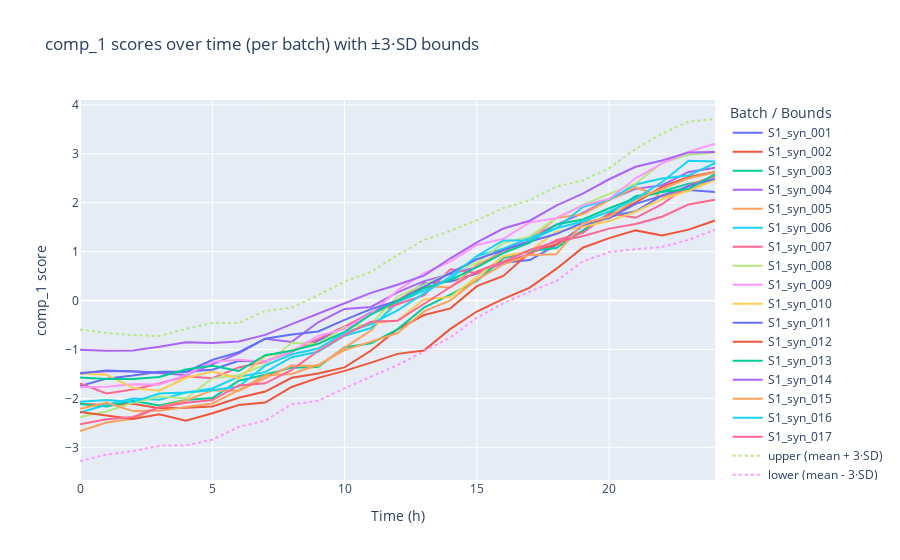
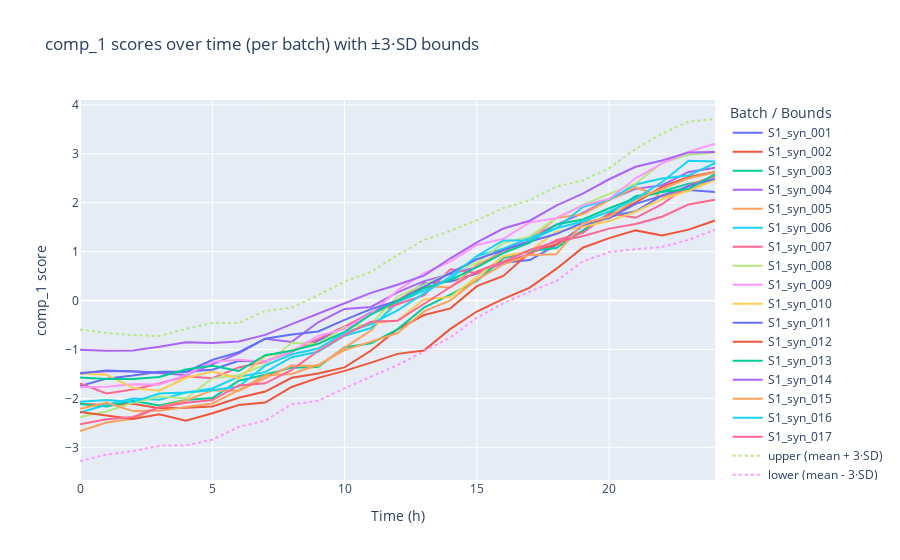

These figures' notebook cell, in order:
### Code cell
import plotly.graph_objects as go
import numpy as np

def plot_component_with_bounds(X_T_df, component='comp_1'):
    """
    Plot a selected PLS component for each batch over time, plus mean ± 3*SD bounds.

    Parameters
    ----------
    X_T_df : pd.DataFrame
        Rows = batches (and possibly summary rows like 'mean', 'std', etc.).
        Columns = features like 'comp_1_t0.0', 'comp_1_t1.0', ...
    component : str, default 'comp_1'
        Which component to plot (prefix of column names).
    """

    # --- 1. Filter out any summary rows if they exist ---
    summary_labels = {'mean', 'std', 'upper_3sd', 'lower_3sd'}
    df_batches = X_T_df.loc[~X_T_df.index.isin(summary_labels)].copy()

    # --- 2. Select columns for the chosen component ---
    comp_cols = [c for c in df_batches.columns if c.startswith(component)]
    if not comp_cols:
        raise ValueError(f"No columns found for component '{component}'")

    # --- 3. Extract times from column names and sort ---
    def extract_time(col):
        # If your columns look like 'comp_1_t0.0':
        if '_t' in col:
            time_str = col.split('_t')[-1]
        else:
            # If instead you use 'comp_1_0.0', uncomment this line and adjust:
            # time_str = col.split(component)[-1].lstrip('_')
            time_str = col.split(component)[-1].lstrip('_')
        return float(time_str)

    times_and_cols = [(extract_time(c), c) for c in comp_cols]
    times_and_cols.sort(key=lambda x: x[0])
    times = [t for t, _ in times_and_cols]
    sorted_cols = [c for _, c in times_and_cols]

    # Subset in the correct time order
    comp_matrix = df_batches[sorted_cols]

    # --- 4. Compute bounds: mean ± 3*SD across batches for each timepoint ---
    mean_vals = comp_matrix.mean(axis=0)
    std_vals = comp_matrix.std(axis=0)
    upper_vals = mean_vals + 3 * std_vals
    lower_vals = mean_vals - 3 * std_vals

    # --- 5. Build Plotly figure ---
    fig = go.Figure()

    # Add one trace per batch
    for batch_id, row in comp_matrix.iterrows():
        fig.add_trace(
            go.Scatter(
                x=times,
                y=row.values,
                mode='lines',
                name=str(batch_id),
                hovertemplate='time: %{x}<br>score: %{y}<extra>' + str(batch_id) + '</extra>',
            )
        )

    # Add upper bound
    fig.add_trace(
        go.Scatter(
            x=times,
            y=upper_vals.values,
            mode='lines',
            name='upper (mean + 3·SD)',
            line=dict(dash='dot'),
            hovertemplate='time: %{x}<br>upper: %{y}<extra></extra>',
        )
    )

    # Add lower bound
    fig.add_trace(
        go.Scatter(
            x=times,
            y=lower_vals.values,
            mode='lines',
            name='lower (mean - 3·SD)',
            line=dict(dash='dot'),
            hovertemplate='time: %{x}<br>lower: %{y}<extra></extra>',
        )
    )

    fig.update_layout(
        title=f"{component} scores over time (per batch) with ±3·SD bounds",
        xaxis_title="Time (h)",
        yaxis_title=f"{component} score",
        legend_title="Batch / Bounds",
    )

    fig.show()
    return fig
# For component 1
plot_component_with_bounds(X_T_df, component='comp_1')

### Figure 1 — Plotly figure (JSON) as saved in the notebook; plotly's stock layout.template omitted (floating-point values rounded to 4 significant figures)
{"data": [{"hovertemplate": "time: %{x}<br>score: %{y}<extra>S1_syn_001</extra>", "mode": "lines", "name": "S1_syn_001", "type": "scatter", "x": [0, 1, 2, 3, 4, 5, 6, 7, 8, 9, 10, 11, 12, 13, 14, 15, 16, 17, 18, 19, 20, 21, 22, 23, 24], "y": [-1.748, -1.596, -1.533, -1.454, -1.45, -1.415, -1.229, -1.245, -1.036, -0.8165, -0.5453, -0.2404, -0.009423, 0.3554, 0.3884, 0.5533, 0.7737, 0.8292, 1.137, 1.523, 1.716, 1.825, 2.151, 2.259, 2.218]}, {"hovertemplate": "time: %{x}<br>score: %{y}<extra>S1_syn_002</extra>", "mode": "lines", "name": "S1_syn_002", "type": "scatter", "x": [0, 1, 2, 3, 4, 5, 6, 7, 8, 9, 10, 11, 12, 13, 14, 15, 16, 17, 18, 19, 20, 21, 22, 23, 24], "y": [-2.109, -2.139, -2.112, -2.2, -2.192, -2.165, -1.986, -1.859, -1.578, -1.492, -1.365, -1.021, -0.5872, -0.295, -0.1591, 0.2953, 0.504, 0.9846, 1.147, 1.42, 1.74, 2.003, 2.331, 2.529, 2.628]}, {"hovertemplate": "time: %{x}<br>score: %{y}<extra>S1_syn_003</extra>", "mode": "lines", "name": "S1_syn_003", "type": "scatter", "x": [0, 1, 2, 3, 4, 5, 6, 7, 8, 9, 10, 11, 12, 13, 14, 15, 16, 17, 18, 19, 20, 21, 22, 23, 24], "y": [-2.116, -2.163, -2.049, -2.147, -2.031, -1.994, -1.639, -1.516, -1.371, -1.36, -0.9535, -0.8753, -0.5875, -0.1419, 0.1233, 0.4038, 0.868, 1.008, 1.074, 1.424, 1.781, 2.136, 2.231, 2.392, 2.47]}, {"hovertemplate": "time: %{x}<br>score: %{y}<extra>S1_syn_004</extra>", "mode": "lines", "name": "S1_syn_004", "type": "scatter", "x": [0, 1, 2, 3, 4, 5, 6, 7, 8, 9, 10, 11, 12, 13, 14, 15, 16, 17, 18, 19, 20, 21, 22, 23, 24], "y": [-1.483, -1.447, -1.447, -1.491, -1.523, -1.304, -1.078, -0.7788, -0.8447, -0.4425, -0.1702, -0.1306, 0.1673, 0.3983, 0.5434, 0.6861, 1.025, 1.295, 1.548, 1.791, 2.067, 2.285, 2.359, 2.631, 2.719]}, {"hovertemplate": "time: %{x}<br>score: %{y}<extra>S1_syn_005</extra>", "mode": "lines", "name": "S1_syn_005", "type": "scatter", "x": [0, 1, 2, 3, 4, 5, 6, 7, 8, 9, 10, 11, 12, 13, 14, 15, 16, 17, 18, 19, 20, 21, 22, 23, 24], "y": [-2.67, -2.492, -2.419, -2.177, -2.041, -1.836, -1.841, -1.589, -1.327, -1.338, -0.9618, -0.6116, 0.009704, 0.2972, 0.2686, 0.7353, 0.9838, 1.232, 1.691, 1.767, 2.055, 2.319, 2.117, 2.258, 2.483]}, {"hovertemplate": "time: %{x}<br>score: %{y}<extra>S1_syn_006</extra>", "mode": "lines", "name": "S1_syn_006", "type": "scatter", "x": [0, 1, 2, 3, 4, 5, 6, 7, 8, 9, 10, 11, 12, 13, 14, 15, 16, 17, 18, 19, 20, 21, 22, 23, 24], "y": [-2.289, -2.131, -2.003, -2.025, -1.881, -1.796, -1.556, -1.462, -1.157, -1.048, -0.7175, -0.562, -0.03381, 0.2072, 0.4371, 0.9109, 1.059, 1.284, 1.475, 1.913, 2.063, 2.374, 2.497, 2.559, 2.808]}, {"hovertemplate": "time: %{x}<br>score: %{y}<extra>S1_syn_007</extra>", "mode": "lines", "name": "S1_syn_007", "type": "scatter", "x": [0, 1, 2, 3, 4, 5, 6, 7, 8, 9, 10, 11, 12, 13, 14, 15, 16, 17, 18, 19, 20, 21, 22, 23, 24], "y": [-1.695, -1.9, -1.818, -1.697, -1.547, -1.586, -1.367, -1.25, -1.046, -0.7939, -0.5287, -0.2587, -0.07951, 0.1078, 0.642, 0.567, 0.7897, 0.9497, 1.235, 1.383, 1.782, 1.693, 1.97, 2.354, 2.547]}, {"hovertemplate": "time: %{x}<br>score: %{y}<extra>S1_syn_008</extra>", "mode": "lines", "name": "S1_syn_008", "type": "scatter", "x": [0, 1, 2, 3, 4, 5, 6, 7, 8, 9, 10, 11, 12, 13, 14, 15, 16, 17, 18, 19, 20, 21, 22, 23, 24], "y": [-2.383, -2.268, -2.091, -1.963, -2.001, -1.59, -1.528, -1.311, -0.8608, -0.8861, -0.5464, -0.476, 0.08459, 0.3336, 0.5675, 0.7711, 1.179, 1.314, 1.687, 1.954, 2.182, 2.393, 2.818, 2.98, 3.028]}, {"hovertemplate": "time: %{x}<br>score: %{y}<extra>S1_syn_009</extra>", "mode": "lines", "name": "S1_syn_009", "type": "scatter", "x": [0, 1, 2, 3, 4, 5, 6, 7, 8, 9, 10, 11, 12, 13, 14, 15, 16, 17, 18, 19, 20, 21, 22, 23, 24], "y": [-1.774, -1.759, -1.713, -1.718, -1.52, -1.249, -1.21, -1.248, -1.032, -0.721, -0.5845, -0.2592, 0.2081, 0.5589, 0.8034, 1.139, 1.263, 1.599, 1.685, 1.946, 2.081, 2.501, 2.803, 3.046, 3.209]}, {"hovertemplate": "time: %{x}<br>score: %{y}<extra>S1_syn_010</extra>", "mode": "lines", "name": "S1_syn_010", "type": "scatter", "x": [0, 1, 2, 3, 4, 5, 6, 7, 8, 9, 10, 11, 12, 13, 14, 15, 16, 17, 18, 19, 20, 21, 22, 23, 24], "y": [-1.491, -1.515, -1.785, -1.844, -1.578, -1.45, -1.589, -1.14, -1.014, -0.8783, -0.6505, -0.4692, -0.4059, 0.0208, 0.07116, 0.4948, 0.9034, 1.014, 1.406, 1.507, 1.626, 1.817, 2.078, 2.243, 2.468]}, {"hovertemplate": "time: %{x}<br>score: %{y}<extra>S1_syn_011</extra>", "mode": "lines", "name": "S1_syn_011", "type": "scatter", "x": [0, 1, 2, 3, 4, 5, 6, 7, 8, 9, 10, 11, 12, 13, 14, 15, 16, 17, 18, 19, 20, 21, 22, 23, 24], "y": [-1.491, -1.427, -1.448, -1.468, -1.459, -1.212, -1.056, -0.7801, -0.6941, -0.63, -0.3933, -0.1737, -0.001735, 0.2758, 0.5641, 0.845, 1.033, 1.209, 1.36, 1.592, 1.684, 1.977, 2.145, 2.338, 2.493]}, {"hovertemplate": "time: %{x}<br>score: %{y}<extra>S1_syn_012</extra>", "mode": "lines", "name": "S1_syn_012", "type": "scatter", "x": [0, 1, 2, 3, 4, 5, 6, 7, 8, 9, 10, 11, 12, 13, 14, 15, 16, 17, 18, 19, 20, 21, 22, 23, 24], "y": [-2.275, -2.352, -2.421, -2.326, -2.456, -2.302, -2.133, -2.084, -1.767, -1.581, -1.437, -1.268, -1.089, -1.021, -0.5793, -0.2236, 0.03653, 0.2667, 0.6474, 1.081, 1.277, 1.435, 1.333, 1.451, 1.636]}, {"hovertemplate": "time: %{x}<br>score: %{y}<extra>S1_syn_013</extra>", "mode": "lines", "name": "S1_syn_013", "type": "scatter", "x": [0, 1, 2, 3, 4, 5, 6, 7, 8, 9, 10, 11, 12, 13, 14, 15, 16, 17, 18, 19, 20, 21, 22, 23, 24], "y": [-1.571, -1.603, -1.606, -1.562, -1.408, -1.333, -1.441, -1.116, -1.024, -0.8837, -0.6417, -0.282, -0.009173, 0.2498, 0.4215, 0.6845, 0.9701, 1.184, 1.557, 1.66, 1.888, 2.096, 2.222, 2.28, 2.586]}, {"hovertemplate": "time: %{x}<br>score: %{y}<extra>S1_syn_014</extra>", "mode": "lines", "name": "S1_syn_014", "type": "scatter", "x": [0, 1, 2, 3, 4, 5, 6, 7, 8, 9, 10, 11, 12, 13, 14, 15, 16, 17, 18, 19, 20, 21, 22, 23, 24], "y": [-1.004, -1.025, -1.022, -0.9456, -0.853, -0.8693, -0.8352, -0.7018, -0.4814, -0.2746, -0.05324, 0.1585, 0.3251, 0.5111, 0.8654, 1.189, 1.473, 1.633, 1.941, 2.187, 2.481, 2.736, 2.866, 3.03, 3.039]}, {"hovertemplate": "time: %{x}<br>score: %{y}<extra>S1_syn_015</extra>", "mode": "lines", "name": "S1_syn_015", "type": "scatter", "x": [0, 1, 2, 3, 4, 5, 6, 7, 8, 9, 10, 11, 12, 13, 14, 15, 16, 17, 18, 19, 20, 21, 22, 23, 24], "y": [-2.212, -2.09, -2.259, -2.255, -2.178, -2.104, -1.832, -1.529, -1.499, -1.313, -1.012, -0.8366, -0.6671, -0.2218, 0.002671, 0.4278, 0.7397, 0.934, 0.9486, 1.578, 1.715, 2.068, 2.28, 2.5, 2.619]}, {"hovertemplate": "time: %{x}<br>score: %{y}<extra>S1_syn_016</extra>", "mode": "lines", "name": "S1_syn_016", "type": "scatter", "x": [0, 1, 2, 3, 4, 5, 6, 7, 8, 9, 10, 11, 12, 13, 14, 15, 16, 17, 18, 19, 20, 21, 22, 23, 24], "y": [-2.07, -2.034, -2.073, -1.9, -1.877, -1.834, -1.758, -1.33, -1.096, -0.9812, -0.6586, -0.4788, -0.1977, 0.1434, 0.4931, 0.9125, 1.229, 1.234, 1.478, 1.618, 1.822, 2.08, 2.426, 2.861, 2.842]}, {"hovertemplate": "time: %{x}<br>score: %{y}<extra>S1_syn_017</extra>", "mode": "lines", "name": "S1_syn_017", "type": "scatter", "x": [0, 1, 2, 3, 4, 5, 6, 7, 8, 9, 10, 11, 12, 13, 14, 15, 16, 17, 18, 19, 20, 21, 22, 23, 24], "y": [-2.531, -2.427, -2.378, -2.181, -2.091, -2.033, -1.735, -1.69, -1.416, -1.03, -0.7051, -0.4342, -0.412, -0.06908, 0.2784, 0.5982, 0.7977, 1.035, 1.203, 1.315, 1.471, 1.568, 1.714, 1.966, 2.062]}, {"hovertemplate": "time: %{x}<br>upper: %{y}<extra></extra>", "line": {"dash": "dot"}, "mode": "lines", "name": "upper (mean + 3·SD)", "type": "scatter", "x": [0, 1, 2, 3, 4, 5, 6, 7, 8, 9, 10, 11, 12, 13, 14, 15, 16, 17, 18, 19, 20, 21, 22, 23, 24], "y": [-0.5922, -0.6614, -0.7071, -0.7227, -0.5797, -0.4571, -0.4558, -0.2084, -0.1434, 0.1122, 0.3873, 0.5879, 0.9322, 1.239, 1.425, 1.644, 1.891, 2.052, 2.331, 2.455, 2.706, 3.103, 3.415, 3.661, 3.713]}, {"hovertemplate": "time: %{x}<br>lower: %{y}<extra></extra>", "line": {"dash": "dot"}, "mode": "lines", "name": "lower (mean - 3·SD)", "type": "scatter", "x": [0, 1, 2, 3, 4, 5, 6, 7, 8, 9, 10, 11, 12, 13, 14, 15, 16, 17, 18, 19, 20, 21, 22, 23, 24], "y": [-3.28, -3.147, -3.078, -2.966, -2.96, -2.845, -2.581, -2.454, -2.121, -2.05, -1.79, -1.555, -1.319, -1.038, -0.7505, -0.3516, -0.05236, 0.1839, 0.4007, 0.7989, 0.992, 1.05, 1.095, 1.242, 1.446]}], "layout": {"legend": {"title": {"text": "Batch / Bounds"}}, "title": {"text": "comp_1 scores over time (per batch) with ±3·SD bounds"}, "xaxis": {"title": {"text": "Time (h)"}}, "yaxis": {"title": {"text": "comp_1 score"}}}}

### Figure 2 — Plotly figure (JSON) as saved in the notebook; plotly's stock layout.template omitted (floating-point values rounded to 4 significant figures)
{"data": [{"hovertemplate": "time: %{x}<br>score: %{y}<extra>S1_syn_001</extra>", "mode": "lines", "name": "S1_syn_001", "type": "scatter", "x": [0, 1, 2, 3, 4, 5, 6, 7, 8, 9, 10, 11, 12, 13, 14, 15, 16, 17, 18, 19, 20, 21, 22, 23, 24], "y": [-1.748, -1.596, -1.533, -1.454, -1.45, -1.415, -1.229, -1.245, -1.036, -0.8165, -0.5453, -0.2404, -0.009423, 0.3554, 0.3884, 0.5533, 0.7737, 0.8292, 1.137, 1.523, 1.716, 1.825, 2.151, 2.259, 2.218]}, {"hovertemplate": "time: %{x}<br>score: %{y}<extra>S1_syn_002</extra>", "mode": "lines", "name": "S1_syn_002", "type": "scatter", "x": [0, 1, 2, 3, 4, 5, 6, 7, 8, 9, 10, 11, 12, 13, 14, 15, 16, 17, 18, 19, 20, 21, 22, 23, 24], "y": [-2.109, -2.139, -2.112, -2.2, -2.192, -2.165, -1.986, -1.859, -1.578, -1.492, -1.365, -1.021, -0.5872, -0.295, -0.1591, 0.2953, 0.504, 0.9846, 1.147, 1.42, 1.74, 2.003, 2.331, 2.529, 2.628]}, {"hovertemplate": "time: %{x}<br>score: %{y}<extra>S1_syn_003</extra>", "mode": "lines", "name": "S1_syn_003", "type": "scatter", "x": [0, 1, 2, 3, 4, 5, 6, 7, 8, 9, 10, 11, 12, 13, 14, 15, 16, 17, 18, 19, 20, 21, 22, 23, 24], "y": [-2.116, -2.163, -2.049, -2.147, -2.031, -1.994, -1.639, -1.516, -1.371, -1.36, -0.9535, -0.8753, -0.5875, -0.1419, 0.1233, 0.4038, 0.868, 1.008, 1.074, 1.424, 1.781, 2.136, 2.231, 2.392, 2.47]}, {"hovertemplate": "time: %{x}<br>score: %{y}<extra>S1_syn_004</extra>", "mode": "lines", "name": "S1_syn_004", "type": "scatter", "x": [0, 1, 2, 3, 4, 5, 6, 7, 8, 9, 10, 11, 12, 13, 14, 15, 16, 17, 18, 19, 20, 21, 22, 23, 24], "y": [-1.483, -1.447, -1.447, -1.491, -1.523, -1.304, -1.078, -0.7788, -0.8447, -0.4425, -0.1702, -0.1306, 0.1673, 0.3983, 0.5434, 0.6861, 1.025, 1.295, 1.548, 1.791, 2.067, 2.285, 2.359, 2.631, 2.719]}, {"hovertemplate": "time: %{x}<br>score: %{y}<extra>S1_syn_005</extra>", "mode": "lines", "name": "S1_syn_005", "type": "scatter", "x": [0, 1, 2, 3, 4, 5, 6, 7, 8, 9, 10, 11, 12, 13, 14, 15, 16, 17, 18, 19, 20, 21, 22, 23, 24], "y": [-2.67, -2.492, -2.419, -2.177, -2.041, -1.836, -1.841, -1.589, -1.327, -1.338, -0.9618, -0.6116, 0.009704, 0.2972, 0.2686, 0.7353, 0.9838, 1.232, 1.691, 1.767, 2.055, 2.319, 2.117, 2.258, 2.483]}, {"hovertemplate": "time: %{x}<br>score: %{y}<extra>S1_syn_006</extra>", "mode": "lines", "name": "S1_syn_006", "type": "scatter", "x": [0, 1, 2, 3, 4, 5, 6, 7, 8, 9, 10, 11, 12, 13, 14, 15, 16, 17, 18, 19, 20, 21, 22, 23, 24], "y": [-2.289, -2.131, -2.003, -2.025, -1.881, -1.796, -1.556, -1.462, -1.157, -1.048, -0.7175, -0.562, -0.03381, 0.2072, 0.4371, 0.9109, 1.059, 1.284, 1.475, 1.913, 2.063, 2.374, 2.497, 2.559, 2.808]}, {"hovertemplate": "time: %{x}<br>score: %{y}<extra>S1_syn_007</extra>", "mode": "lines", "name": "S1_syn_007", "type": "scatter", "x": [0, 1, 2, 3, 4, 5, 6, 7, 8, 9, 10, 11, 12, 13, 14, 15, 16, 17, 18, 19, 20, 21, 22, 23, 24], "y": [-1.695, -1.9, -1.818, -1.697, -1.547, -1.586, -1.367, -1.25, -1.046, -0.7939, -0.5287, -0.2587, -0.07951, 0.1078, 0.642, 0.567, 0.7897, 0.9497, 1.235, 1.383, 1.782, 1.693, 1.97, 2.354, 2.547]}, {"hovertemplate": "time: %{x}<br>score: %{y}<extra>S1_syn_008</extra>", "mode": "lines", "name": "S1_syn_008", "type": "scatter", "x": [0, 1, 2, 3, 4, 5, 6, 7, 8, 9, 10, 11, 12, 13, 14, 15, 16, 17, 18, 19, 20, 21, 22, 23, 24], "y": [-2.383, -2.268, -2.091, -1.963, -2.001, -1.59, -1.528, -1.311, -0.8608, -0.8861, -0.5464, -0.476, 0.08459, 0.3336, 0.5675, 0.7711, 1.179, 1.314, 1.687, 1.954, 2.182, 2.393, 2.818, 2.98, 3.028]}, {"hovertemplate": "time: %{x}<br>score: %{y}<extra>S1_syn_009</extra>", "mode": "lines", "name": "S1_syn_009", "type": "scatter", "x": [0, 1, 2, 3, 4, 5, 6, 7, 8, 9, 10, 11, 12, 13, 14, 15, 16, 17, 18, 19, 20, 21, 22, 23, 24], "y": [-1.774, -1.759, -1.713, -1.718, -1.52, -1.249, -1.21, -1.248, -1.032, -0.721, -0.5845, -0.2592, 0.2081, 0.5589, 0.8034, 1.139, 1.263, 1.599, 1.685, 1.946, 2.081, 2.501, 2.803, 3.046, 3.209]}, {"hovertemplate": "time: %{x}<br>score: %{y}<extra>S1_syn_010</extra>", "mode": "lines", "name": "S1_syn_010", "type": "scatter", "x": [0, 1, 2, 3, 4, 5, 6, 7, 8, 9, 10, 11, 12, 13, 14, 15, 16, 17, 18, 19, 20, 21, 22, 23, 24], "y": [-1.491, -1.515, -1.785, -1.844, -1.578, -1.45, -1.589, -1.14, -1.014, -0.8783, -0.6505, -0.4692, -0.4059, 0.0208, 0.07116, 0.4948, 0.9034, 1.014, 1.406, 1.507, 1.626, 1.817, 2.078, 2.243, 2.468]}, {"hovertemplate": "time: %{x}<br>score: %{y}<extra>S1_syn_011</extra>", "mode": "lines", "name": "S1_syn_011", "type": "scatter", "x": [0, 1, 2, 3, 4, 5, 6, 7, 8, 9, 10, 11, 12, 13, 14, 15, 16, 17, 18, 19, 20, 21, 22, 23, 24], "y": [-1.491, -1.427, -1.448, -1.468, -1.459, -1.212, -1.056, -0.7801, -0.6941, -0.63, -0.3933, -0.1737, -0.001735, 0.2758, 0.5641, 0.845, 1.033, 1.209, 1.36, 1.592, 1.684, 1.977, 2.145, 2.338, 2.493]}, {"hovertemplate": "time: %{x}<br>score: %{y}<extra>S1_syn_012</extra>", "mode": "lines", "name": "S1_syn_012", "type": "scatter", "x": [0, 1, 2, 3, 4, 5, 6, 7, 8, 9, 10, 11, 12, 13, 14, 15, 16, 17, 18, 19, 20, 21, 22, 23, 24], "y": [-2.275, -2.352, -2.421, -2.326, -2.456, -2.302, -2.133, -2.084, -1.767, -1.581, -1.437, -1.268, -1.089, -1.021, -0.5793, -0.2236, 0.03653, 0.2667, 0.6474, 1.081, 1.277, 1.435, 1.333, 1.451, 1.636]}, {"hovertemplate": "time: %{x}<br>score: %{y}<extra>S1_syn_013</extra>", "mode": "lines", "name": "S1_syn_013", "type": "scatter", "x": [0, 1, 2, 3, 4, 5, 6, 7, 8, 9, 10, 11, 12, 13, 14, 15, 16, 17, 18, 19, 20, 21, 22, 23, 24], "y": [-1.571, -1.603, -1.606, -1.562, -1.408, -1.333, -1.441, -1.116, -1.024, -0.8837, -0.6417, -0.282, -0.009173, 0.2498, 0.4215, 0.6845, 0.9701, 1.184, 1.557, 1.66, 1.888, 2.096, 2.222, 2.28, 2.586]}, {"hovertemplate": "time: %{x}<br>score: %{y}<extra>S1_syn_014</extra>", "mode": "lines", "name": "S1_syn_014", "type": "scatter", "x": [0, 1, 2, 3, 4, 5, 6, 7, 8, 9, 10, 11, 12, 13, 14, 15, 16, 17, 18, 19, 20, 21, 22, 23, 24], "y": [-1.004, -1.025, -1.022, -0.9456, -0.853, -0.8693, -0.8352, -0.7018, -0.4814, -0.2746, -0.05324, 0.1585, 0.3251, 0.5111, 0.8654, 1.189, 1.473, 1.633, 1.941, 2.187, 2.481, 2.736, 2.866, 3.03, 3.039]}, {"hovertemplate": "time: %{x}<br>score: %{y}<extra>S1_syn_015</extra>", "mode": "lines", "name": "S1_syn_015", "type": "scatter", "x": [0, 1, 2, 3, 4, 5, 6, 7, 8, 9, 10, 11, 12, 13, 14, 15, 16, 17, 18, 19, 20, 21, 22, 23, 24], "y": [-2.212, -2.09, -2.259, -2.255, -2.178, -2.104, -1.832, -1.529, -1.499, -1.313, -1.012, -0.8366, -0.6671, -0.2218, 0.002671, 0.4278, 0.7397, 0.934, 0.9486, 1.578, 1.715, 2.068, 2.28, 2.5, 2.619]}, {"hovertemplate": "time: %{x}<br>score: %{y}<extra>S1_syn_016</extra>", "mode": "lines", "name": "S1_syn_016", "type": "scatter", "x": [0, 1, 2, 3, 4, 5, 6, 7, 8, 9, 10, 11, 12, 13, 14, 15, 16, 17, 18, 19, 20, 21, 22, 23, 24], "y": [-2.07, -2.034, -2.073, -1.9, -1.877, -1.834, -1.758, -1.33, -1.096, -0.9812, -0.6586, -0.4788, -0.1977, 0.1434, 0.4931, 0.9125, 1.229, 1.234, 1.478, 1.618, 1.822, 2.08, 2.426, 2.861, 2.842]}, {"hovertemplate": "time: %{x}<br>score: %{y}<extra>S1_syn_017</extra>", "mode": "lines", "name": "S1_syn_017", "type": "scatter", "x": [0, 1, 2, 3, 4, 5, 6, 7, 8, 9, 10, 11, 12, 13, 14, 15, 16, 17, 18, 19, 20, 21, 22, 23, 24], "y": [-2.531, -2.427, -2.378, -2.181, -2.091, -2.033, -1.735, -1.69, -1.416, -1.03, -0.7051, -0.4342, -0.412, -0.06908, 0.2784, 0.5982, 0.7977, 1.035, 1.203, 1.315, 1.471, 1.568, 1.714, 1.966, 2.062]}, {"hovertemplate": "time: %{x}<br>upper: %{y}<extra></extra>", "line": {"dash": "dot"}, "mode": "lines", "name": "upper (mean + 3·SD)", "type": "scatter", "x": [0, 1, 2, 3, 4, 5, 6, 7, 8, 9, 10, 11, 12, 13, 14, 15, 16, 17, 18, 19, 20, 21, 22, 23, 24], "y": [-0.5922, -0.6614, -0.7071, -0.7227, -0.5797, -0.4571, -0.4558, -0.2084, -0.1434, 0.1122, 0.3873, 0.5879, 0.9322, 1.239, 1.425, 1.644, 1.891, 2.052, 2.331, 2.455, 2.706, 3.103, 3.415, 3.661, 3.713]}, {"hovertemplate": "time: %{x}<br>lower: %{y}<extra></extra>", "line": {"dash": "dot"}, "mode": "lines", "name": "lower (mean - 3·SD)", "type": "scatter", "x": [0, 1, 2, 3, 4, 5, 6, 7, 8, 9, 10, 11, 12, 13, 14, 15, 16, 17, 18, 19, 20, 21, 22, 23, 24], "y": [-3.28, -3.147, -3.078, -2.966, -2.96, -2.845, -2.581, -2.454, -2.121, -2.05, -1.79, -1.555, -1.319, -1.038, -0.7505, -0.3516, -0.05236, 0.1839, 0.4007, 0.7989, 0.992, 1.05, 1.095, 1.242, 1.446]}], "layout": {"legend": {"title": {"text": "Batch / Bounds"}}, "title": {"text": "comp_1 scores over time (per batch) with ±3·SD bounds"}, "xaxis": {"title": {"text": "Time (h)"}}, "yaxis": {"title": {"text": "comp_1 score"}}}}
